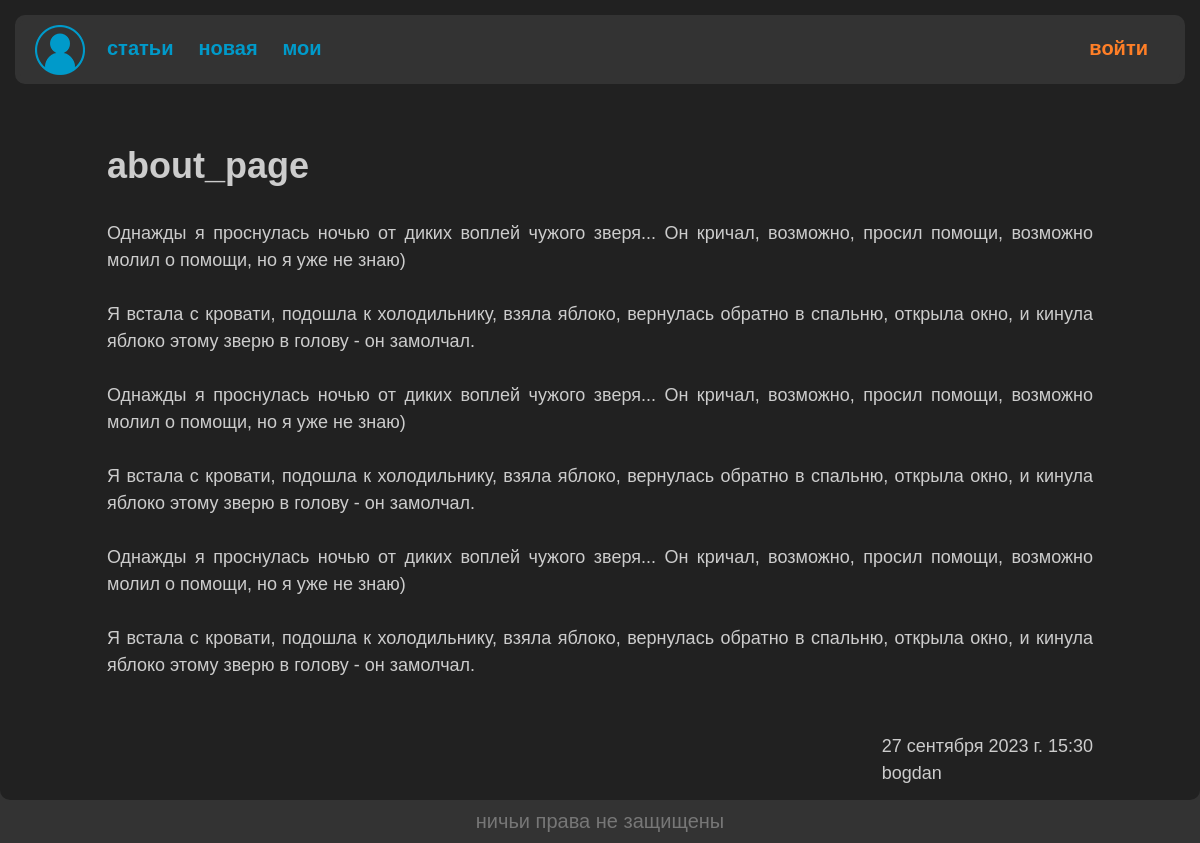
Screenshot of /pager/list/20/ with the database file from the repository.
### pager/models.py (models this page shows, shortened)
class Page(models.Model):
    name = models.CharField(max_length=25)
    text = models.TextField(blank=True)
    date = models.DateTimeField(auto_now_add=True)
    user = models.ForeignKey('userface.CustomUser',
                             on_delete=models.SET_NULL,
                             null=True,
                             related_name='author')
    def get_absolute_url(self, prefix='text'):
        return reverse(prefix, kwargs={'page_id': self.id})
    class Meta:
        ordering = ['-date']  # установка дефолтной сортировке по дате

### userface/models.py (models this page shows, shortened)
class CustomUser(AbstractUser):
    settings = models.JSONField('settings',
                                default=get_default_settings)
    def __str__(self):
        return self.username

### pager/views.py (the view)
# urls.py: path('list/<int:page_id>/', TextPage.as_view(), name='text'),
class TextPage(DataMixin, View):
    def get(self, request, page_id):
        page = Page.objects.get(id=page_id)
        context = self.get_context({
            'id': page_id,
            'name': page.name,
            'text': page.text.split('\n'),
            'date': page.date,
            'edit_url': page.get_absolute_url('edit'),
            'author': page.user,
            'edit_access': (str(page.user) == request.user.username)
        })
        return render(request, "pager/text.html", context=context)

### pager/utils.py (called while the page is built)
    @staticmethod
    def get_context(context={}) -> dict:
        base = {
            'menu': menu,
            'theme': 0
        }
        return base | context

### pager/templates/pager/text.html (shortened to what this page needs)
{% extends 'userface/base.html' %}
{% block content %}
<h1>{{ name }}</h1>
<br>
{% for t in text %}
{{ t }}
<br>
<br>
{% endfor %}
<br>
<div class="date">
    {{ date }}
    <br>
    {{ author }}
</div>
<br>
{% endblock %}

### userface/static/userface/css/styles.css (style rules this page uses)
* { margin: 0px; padding: 0px; font-family: sans-serif; text-decoration: none; }
body { background-color: #333333; height: 100%; }
.date { float: right }

### rows the page displays
Page: name "about_page", date "27 сентября 2023 г. 15:30"
CustomUser: username "bogdan"

### other values shown
{{ m.title }} "статьи" "новая" "мои"
{{ t }} "Однажды я проснулась ночью от диких воплей чужого зверя... Он кричал, возможно, просил помощи, возможно молил о помощи, но я уже не знаю)" "Я встала с кровати, подошла к холодильнику, взяла яблоко, вернулась обратно в спальню, открыла окно, и кинула яблоко этому зверю в голову - он замолчал." "Однажды я проснулась ночью от диких воплей чужого зверя... Он кричал, возможно, просил помощи, возможно молил о помощи, но я уже не знаю)" "Я встала с кровати, подошла к холодильнику, взяла яблоко, вернулась обратно в спальню, открыла окно, и кинула яблоко этому зверю в голову - он замолчал." "Однажды я проснулась ночью от диких воплей чужого зверя... Он кричал, возможно, просил помощи, возможно молил о помощи, но я уже не знаю)" "Я встала с кровати, подошла к холодильнику, взяла яблоко, вернулась обратно в спальню, открыла окно, и кинула яблоко этому зверю в голову - он замолчал."
